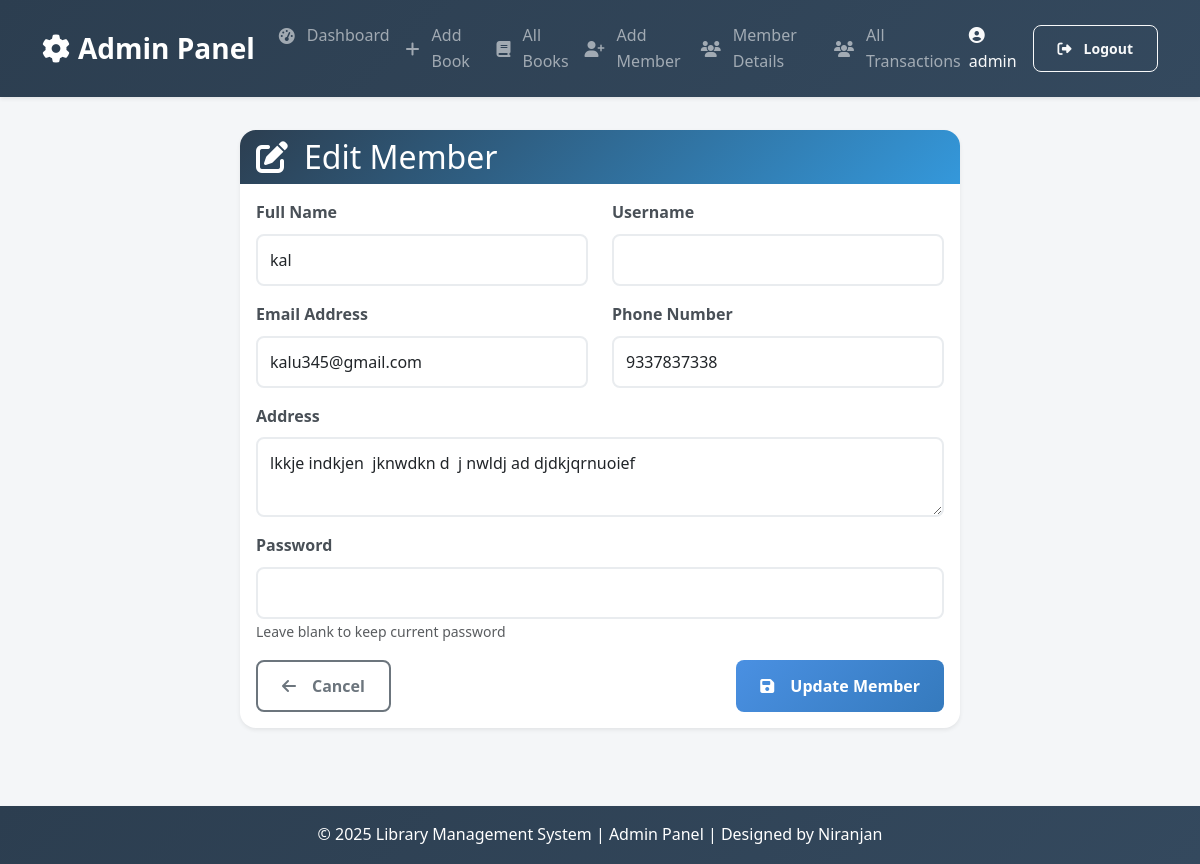
The app's page /members/14/edit/ (signed in) with its own data.
### members/models.py (models this page shows, shortened)
class Member(models.Model):
    user = models.OneToOneField(User, on_delete=models.CASCADE, related_name='member', null=True)
    STATUS_CHOICES = [
        ('active', 'Active'),
        ('inactive', 'Inactive'),
        ('suspended', 'Suspended'),
    ]
    name = models.CharField(max_length=100)
    email = models.EmailField(unique=True)
    phone = models.CharField(max_length=15)
    address = models.TextField()
    membership_date = models.DateField()
    status = models.CharField(max_length=10, choices=STATUS_CHOICES, default='active')
    joined_date = models.DateField(null=True, blank=True)
    total_fines = models.DecimalField(max_digits=8, decimal_places=2, default=0.00)
    username = models.CharField(max_length=150, unique=True, blank=True, null=True)  # New username field
    password = models.CharField(max_length=128, blank=True, null=True)  # New password field
    created_at = models.DateTimeField(auto_now_add=True)
    updated_at = models.DateTimeField(auto_now=True)
    class Meta:
        ordering = ['name']

### members/views.py (the view)
# urls.py: path('<int:member_id>/edit/', edit_member, name='edit_member'),
@login_required
def edit_member(request, member_id):
    if not request.user.is_staff:
        messages.error(request, "Only admin users can edit members.")
        return redirect('home')
    member = get_object_or_404(Member, id=member_id)
    if request.method == 'POST':
        form = MemberForm(request.POST, instance=member)
        if form.is_valid():
            updated_member = form.save(commit=False)
            if member.user:
                user = member.user
                user.username = form.cleaned_data['username']
                user.email = form.cleaned_data['email']
                user.save()
            updated_member.save()
            messages.success(request, f"Member '{member.name}' updated successfully!")
            return redirect('member_detail', member_id=member.id)
    else:
        initial_data = {
            'username': member.username,
            'password': member.password,  # Note: This will show as empty for security
        }
        form = MemberForm(instance=member, initial=initial_data)
    return render(request, 'members/edit_member.html', {'form': form, 'member': member, 'is_staff': request.user.is_staff})

### members/views.py
class MemberForm(forms.ModelForm):
    username = forms.CharField(max_length=150, required=True)
    password = forms.CharField(widget=forms.PasswordInput, required=True)
    class Meta:
        model = Member
        fields = ['name', 'email', 'phone', 'address', 'username', 'password']

### templates/members/edit_member.html (shortened to what this page needs)
{% extends 'admin_base.html' %}
{% load widget_tweaks %}
{% block content %}
<div class="container my-5">
  <div class="row justify-content-center">
    <div class="col-lg-8">
      <div class="card shadow-sm rounded-4">
        <div class="card-header bg-primary text-white rounded-top-4 d-flex align-items-center">
          <i class="fas fa-edit fa-2x me-3"></i>
          <h2 class="mb-0">Edit Member</h2>
        </div>
        <div class="card-body">
          <form method="post">
            <div class="row">
              <div class="col-md-6 mb-3">
                <label for="{{ form.name.id_for_label }}" class="form-label">Full Name</label>
                {{ form.name|add_class:"form-control" }}
              </div>
              <div class="col-md-6 mb-3">
                <label for="{{ form.username.id_for_label }}" class="form-label">Username</label>
                {{ form.username|add_class:"form-control" }}
              </div>
            </div>
            <div class="row">
              <div class="col-md-6 mb-3">
                <label for="{{ form.email.id_for_label }}" class="form-label">Email Address</label>
                {{ form.email|add_class:"form-control" }}
              </div>
              <div class="col-md-6 mb-3">
                <label for="{{ form.phone.id_for_label }}" class="form-label">Phone Number</label>
                {{ form.phone|add_class:"form-control" }}
              </div>
            </div>
            <div class="mb-3">
              <label for="{{ form.address.id_for_label }}" class="form-label">Address</label>
              {{ form.address|add_class:"form-control address-field" }}
            </div>
            <div class="mb-3">
              <label for="{{ form.password.id_for_label }}" class="form-label">Password</label>
              {{ form.password|add_class:"form-control" }}
              <small class="text-muted">Leave blank to keep current password</small>
            </div>
            <div class="d-flex justify-content-between">
              <a href="{% url 'member_detail' member.id %}" class="btn btn-outline-secondary">
                <i class="fas fa-arrow-left me-2"></i>Cancel
              </a>
              <button type="submit" class="btn btn-primary">
                <i class="fas fa-save me-2"></i>Update Member
              </button>
            </div>
          </form>
        </div>
      </div>
    </div>
  </div>
</div>
{% endblock %}

### templates/admin_base.html (shortened to what this page needs)
<!DOCTYPE html>
<html lang="en">
<head>
    {% load static %}
    <link href="https://cdn.jsdelivr.net/npm/bootstrap@5.3.2/dist/css/bootstrap.min.css" rel="stylesheet">
    <link rel="stylesheet" href="https://cdnjs.cloudflare.com/ajax/libs/font-awesome/6.4.0/css/all.min.css">
    <link rel="stylesheet" href="{% static 'css/dashboard.css' %}">
    <link rel="stylesheet" href="{% static 'css/styles.css' %}">
</head>
<body>
    <nav class="navbar navbar-expand-lg navbar-dark bg-primary fixed-top shadow-sm">
        <div class="container-fluid">
            {% if is_staff %}
            <a class="navbar-brand fw-bold fs-3" href="{% url 'admin_dashboard' %}">
                <i class="fas fa-cog me-2"></i>Admin Panel
            </a>
            {% endif %}
            <div class="collapse navbar-collapse" id="adminNavbar">
                <ul class="navbar-nav me-auto mb-2 mb-lg-0">
                    {% if is_staff %}
                    <li class="nav-item">
                        <a class="nav-link" href="{% url 'admin_dashboard' %}">
                            <i class="fas fa-tachometer-alt me-1"></i>Dashboard
                        </a>
                    </li>
                    <li class="nav-item">
                        <a class="nav-link" href="{% url 'add_book' %}">
                            <i class="fas fa-plus me-1"></i>Add Book
                        </a>
                    </li>
                    <li class="nav-item">
                        <a class="nav-link" href="{% url 'book_list' %}">
                            <i class="fas fa-book me-1"></i>All Books
                        </a>
                    </li>
                    <li class="nav-item">
                        <a class="nav-link" href="{% url 'add_member' %}">
                            <i class="fas fa-user-plus me-1"></i>Add Member
                        </a>
                    </li>
                    <li class="nav-item">
                        <a class="nav-link" href="{% url 'member_list' %}">
                            <i class="fas fa-users me-1"></i>Member Details
                        </a>
                    </li>
                    <li class="nav-item">
                        <a class="nav-link" href="{% url 'transaction_history' %}">
                            <i class="fas fa-users me-1"></i>All Transactions
                        </a>
                    </li>
                    {% endif %}
                </ul>
                <div class="d-flex align-items-center">
                    {% if is_staff %}
                    <span class="text-light me-3 d-none d-md-block">
                        <i class="fas fa-user-circle me-1"></i> {{ user.username }}
                    </span>
                    <a href="{% url 'logout' %}" class="btn btn-outline-light btn-sm">
                        <i class="fas fa-sign-out-alt me-1"></i>Logout
                    </a>
                    {% endif %}
                </div>
            </div>
        </div>
    </nav>
    <main class="main-content d-flex flex-column min-vh-100">
        <div class="container-fluid mt-5 pt-4 flex-grow-1">
            {% block content %}{% endblock %}
        </div>
    </main>
    <footer class="footer text-center mt-auto py-3 bg-light shadow-sm">
        <p class="mb-0">&copy; 2025 Library Management System | Admin Panel | Designed by Niranjan</p>
    </footer>
</body>
</html>

### static/css/dashboard.css (style rules this page uses)
* { margin: 0; padding: 0; box-sizing: border-box; font-family: "Segoe UI", sans-serif; }
.navbar { background: #2c3e50; color: white; padding: 15px 30px; display: flex; justify-content: space-between; align-items: center; }
.main-content { padding: 30px; background: #f4f6f8; min-height: calc(100vh - 120px); }
.footer { background: #2c3e50; color: white; text-align: center; padding: 15px; margin-top: auto; width: 100%; position: sticky; bottom: 0; z-index: 10; }

### static/css/styles.css (style rules this page uses)
* { margin: 0; padding: 0; box-sizing: border-box; }
body { font-family: 'Segoe UI', Tahoma, Geneva, Verdana, sans-serif; line-height: 1.6; color: #2c3e50; background-color: #f8f9fa; display: flex; flex-direction: column; min-height: 100vh; overflow-x: hidden; }
.navbar-dark { background: linear-gradient(135deg, #2c3e50 0%, #34495e 100%) !important; box-shadow: 0 4px 20px rgba(0,0,0,0.15); backdrop-filter: blur(10px); }
.navbar-brand { font-weight: 800; font-size: 1.8rem; }
.navbar-nav .nav-link { padding: 0.5rem 1rem; border-radius: 8px; transition: all 0.3s ease; display: flex; align-items: center; gap: 0.5rem; }
.card { border: none; box-shadow: 0 20px 40px rgba(0,0,0,0.1); }
.card-header { background: linear-gradient(135deg, #2c3e50, #3498db); color: white; border: none; }
.form-label { font-weight: 600; color: #2c3e50; }
.btn { font-weight: 600; transition: all 0.3s ease; display: inline-flex; align-items: center; gap: 0.5rem; }
.btn-primary { background: linear-gradient(135deg, #3498db, #2980b9); border: none; }
.main-content { padding-top: 10px; min-height: calc(100vh - 120px); }
.footer { background: linear-gradient(135deg, #2c3e50 0%, #34495e 100%); color: white; padding: 1.5rem; margin-top: auto; box-shadow: 0 -2px 10px rgba(0,0,0,0.1); }
.rounded-4 { border-radius: 1rem !important; }
a, button, .nav-link, .form-control, .btn { transition: all 0.3s ease; }

### templates/members/edit_member.html (style rules this page uses)
body { background: #f5f7fa; font-family: 'Segoe UI', Tahoma, Geneva, Verdana, sans-serif; color: #333; }
.card { border: none; }
.form-label { font-weight: 600; color: #495057; }
.form-control { border-radius: 0.5rem; border: 2px solid #e9ecef; padding: 0.75rem; font-size: 1rem; }
.btn { border-radius: 0.5rem; font-weight: 600; padding: 0.75rem 1.5rem; transition: all 0.3s ease; }
.btn-primary { background: linear-gradient(135deg, #4a90e2 0%, #357ABD 100%); border: none; }
.btn-outline-secondary { border: 2px solid #6c757d; color: #6c757d; }
.address-field { min-height: 60px !important; max-height: 80px !important; resize: vertical; }

### records on screen
Member: name "kal", email "kalu345@gmail.com", phone "9337837338", address "lkkje indkjen jknwdkn d j nwldj ad djdkjqrnuoief"

### other values on screen
{{ user.username }} "admin"
